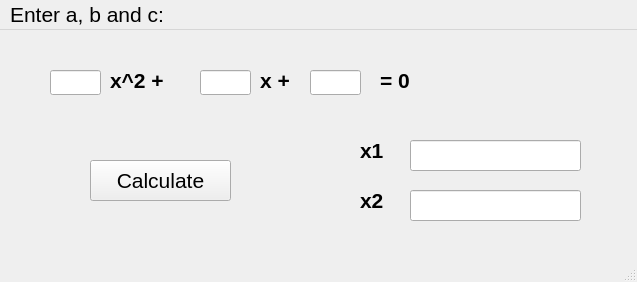
<?xml version="1.0" encoding="UTF-8"?>
<ui version="4.0">
 <class>MainWindow</class>
 <widget class="QMainWindow" name="MainWindow">
  <property name="geometry">
   <rect>
    <x>0</x>
    <y>0</y>
    <width>637</width>
    <height>282</height>
   </rect>
  </property>
  <property name="font">
   <font>
    <pointsize>16</pointsize>
   </font>
  </property>
  <property name="windowTitle">
   <string>Calculating of the roots of a quadratic equation</string>
  </property>
  <widget class="QWidget" name="centralwidget">
   <widget class="QLineEdit" name="a">
    <property name="geometry">
     <rect>
      <x>50</x>
      <y>40</y>
      <width>51</width>
      <height>25</height>
     </rect>
    </property>
   </widget>
   <widget class="QLabel" name="label">
    <property name="geometry">
     <rect>
      <x>110</x>
      <y>40</y>
      <width>81</width>
      <height>20</height>
     </rect>
    </property>
    <property name="font">
     <font>
      <pointsize>16</pointsize>
      <bold>true</bold>
     </font>
    </property>
    <property name="text">
     <string>x^2 +</string>
    </property>
   </widget>
   <widget class="QLineEdit" name="b">
    <property name="geometry">
     <rect>
      <x>200</x>
      <y>40</y>
      <width>51</width>
      <height>25</height>
     </rect>
    </property>
   </widget>
   <widget class="QLabel" name="label_2">
    <property name="geometry">
     <rect>
      <x>260</x>
      <y>40</y>
      <width>41</width>
      <height>21</height>
     </rect>
    </property>
    <property name="font">
     <font>
      <pointsize>16</pointsize>
      <bold>true</bold>
     </font>
    </property>
    <property name="text">
     <string>x +</string>
    </property>
   </widget>
   <widget class="QLineEdit" name="c">
    <property name="geometry">
     <rect>
      <x>310</x>
      <y>40</y>
      <width>51</width>
      <height>25</height>
     </rect>
    </property>
   </widget>
   <widget class="QLabel" name="label_3">
    <property name="geometry">
     <rect>
      <x>380</x>
      <y>40</y>
      <width>51</width>
      <height>21</height>
     </rect>
    </property>
    <property name="font">
     <font>
      <pointsize>16</pointsize>
      <bold>true</bold>
     </font>
    </property>
    <property name="text">
     <string>= 0</string>
    </property>
   </widget>
   <widget class="QLineEdit" name="x1">
    <property name="geometry">
     <rect>
      <x>410</x>
      <y>110</y>
      <width>171</width>
      <height>31</height>
     </rect>
    </property>
    <property name="readOnly">
     <bool>true</bool>
    </property>
   </widget>
   <widget class="QLineEdit" name="x2">
    <property name="geometry">
     <rect>
      <x>410</x>
      <y>160</y>
      <width>171</width>
      <height>31</height>
     </rect>
    </property>
    <property name="readOnly">
     <bool>true</bool>
    </property>
   </widget>
   <widget class="QLabel" name="label_4">
    <property name="geometry">
     <rect>
      <x>360</x>
      <y>110</y>
      <width>31</width>
      <height>20</height>
     </rect>
    </property>
    <property name="font">
     <font>
      <pointsize>16</pointsize>
      <bold>true</bold>
     </font>
    </property>
    <property name="text">
     <string>x1</string>
    </property>
   </widget>
   <widget class="QLabel" name="label_5">
    <property name="geometry">
     <rect>
      <x>360</x>
      <y>160</y>
      <width>31</width>
      <height>20</height>
     </rect>
    </property>
    <property name="font">
     <font>
      <pointsize>16</pointsize>
      <bold>true</bold>
     </font>
    </property>
    <property name="text">
     <string>x2</string>
    </property>
   </widget>
   <widget class="QPushButton" name="claculateButton">
    <property name="geometry">
     <rect>
      <x>90</x>
      <y>130</y>
      <width>141</width>
      <height>41</height>
     </rect>
    </property>
    <property name="text">
     <string>Calculate</string>
    </property>
   </widget>
  </widget>
  <widget class="QMenuBar" name="menubar">
   <property name="geometry">
    <rect>
     <x>0</x>
     <y>0</y>
     <width>637</width>
     <height>42</height>
    </rect>
   </property>
   <widget class="QMenu" name="menuCalculating_the_roots_of_a_quadratic_equalation">
    <property name="title">
     <string>Enter a, b and c:</string>
    </property>
   </widget>
   <addaction name="menuCalculating_the_roots_of_a_quadratic_equalation"/>
  </widget>
  <widget class="QStatusBar" name="statusbar"/>
 </widget>
 <resources/>
 <connections/>
</ui>
